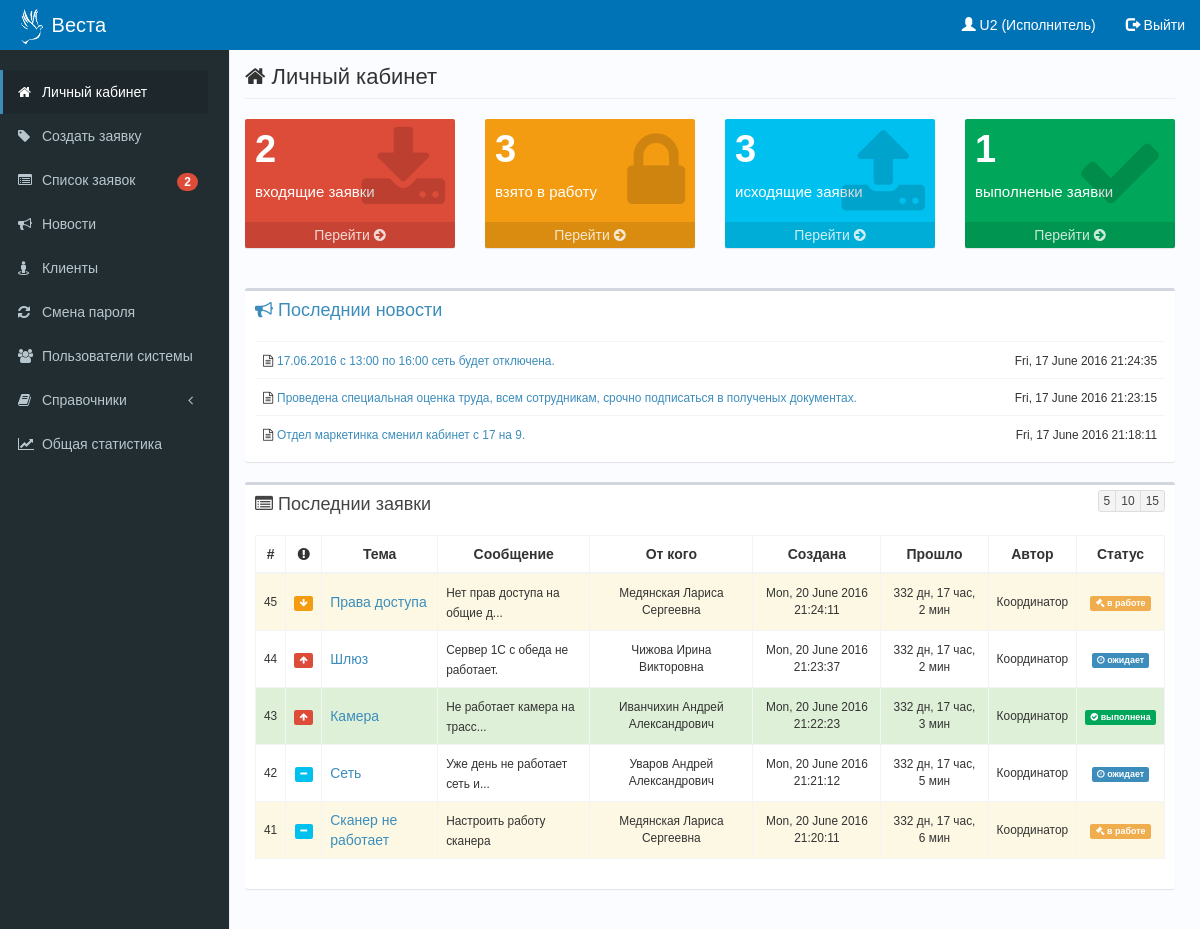
The page / (signed in) on the database its author committed.
### tables this page shows
CREATE TABLE IF NOT EXISTS `news` (
  `id` int(11) NOT NULL,
  `theme` varchar(256) DEFAULT NULL,
  `msg` text,
  `date_create` datetime DEFAULT NULL
);

CREATE TABLE IF NOT EXISTS `tickets` (
  `id` int(11) NOT NULL,
  `user_create_id` int(11) DEFAULT NULL,
  `user_to_id` int(11) DEFAULT NULL,
  `date_create` datetime DEFAULT NULL,
  `theme` varchar(256) DEFAULT NULL,
  `msg` text,
  `id_client` int(11) DEFAULT NULL,
  `id_otdel` int(11) DEFAULT NULL,
  `status` int(11) DEFAULT NULL,
  `prioritet` int(11) DEFAULT NULL,
  `arch` int(11) DEFAULT NULL,
  `date_ok` datetime DEFAULT NULL,
  `history` varchar(512) DEFAULT NULL,
  `last_update` datetime DEFAULT NULL
);

CREATE TABLE IF NOT EXISTS `clients` (
  `id` int(11) NOT NULL,
  `fio` varchar(256) DEFAULT NULL,
  `id_otdel` int(11) DEFAULT NULL,
  `id_doljn` int(11) DEFAULT NULL,
  `tel` varchar(32) DEFAULT NULL,
  `email` varchar(64) DEFAULT NULL,
  `kabinet` varchar(64) DEFAULT NULL
);

CREATE TABLE IF NOT EXISTS `users` (
  `id` int(11) NOT NULL,
  `fio` varchar(256) DEFAULT NULL,
  `login` varchar(64) DEFAULT NULL,
  `pass` varchar(64) DEFAULT NULL,
  `status` int(1) DEFAULT NULL,
  `priv` int(1) DEFAULT NULL,
  `email` varchar(64) DEFAULT NULL,
  `tel` varchar(32) DEFAULT NULL,
  `last_time` datetime DEFAULT NULL
);

### template/lk.php (the view, shortened to what this page needs)
<?php require 'template/header.php';
include('../connect_bd.php');
$id_user = $_SESSION["id_user"];
?>
<?php
if (IS_KOORD)
{
    $result = $mysqli->query("SELECT COUNT(*) as count FROM tickets
                                WHERE status = 2");
        if ($result)
            $row_vhod = $result->fetch_array();
    $result = $mysqli->query("SELECT COUNT(*) as count FROM tickets
                                WHERE status = 1");
        if ($result)
            $row_to_do = $result->fetch_array();
    $result = $mysqli->query("SELECT COUNT(*) as count FROM tickets
                                WHERE user_create_id = '$id_user'");
        if ($result)
            $row_ishod = $result->fetch_array();
    $result = $mysqli->query("SELECT COUNT(*) as count FROM tickets
                                WHERE status = 0");
        if ($result)
            $row_done = $result->fetch_array();
}
else
{
    $result = $mysqli->query("SELECT COUNT(*) as count FROM tickets
                                WHERE user_to_id = '$id_user' AND status = 2");
    	if ($result)
    		$row_vhod = $result->fetch_array();
    $result = $mysqli->query("SELECT COUNT(*) as count FROM tickets
                                WHERE user_to_id = '$id_user' AND status = 1");
    	if ($result)
    		$row_to_do = $result->fetch_array();
    $result = $mysqli->query("SELECT COUNT(*) as count FROM tickets
                                WHERE user_create_id = '$id_user'");
    	if ($result)
    		$row_ishod = $result->fetch_array();
    $result = $mysqli->query("SELECT COUNT(*) as count FROM tickets
                                WHERE user_to_id = '$id_user' AND status = 0");
    	if ($result)
    		$row_done = $result->fetch_array();
}
?>
<h1 class="page-header"><i class="fa fa-home"></i> Личный кабинет</h1>
<div class="row placeholder">
                <div class="col-lg-3 col-xs-6">
            <div class="small-box bg-red">
                <div class="inner">
                    <h3><?=$row_vhod["count"]?></h3>
                    <p>
                    входящие заявки
                    </p>
                </div>
                <div class="icon">
                    <i class="fa fa-download"></i>
                </div>
                <a href="?act=in" class="small-box-footer">
                Перейти <i class="fa fa-arrow-circle-right"></i>
                </a>
            </div>
        </div>
        <div class="col-lg-3 col-xs-6">
            <div class="small-box bg-yellow">
                <div class="inner">
                    <h3><?=$row_to_do["count"]?></h3>
                    <p>
                    взято в работу
                    </p>
                </div>
                <div class="icon">
                    <i class="fa fa-lock"></i>
                </div>
                <a href="?act=in" class="small-box-footer">
                Перейти <i class="fa fa-arrow-circle-right"></i>
                </a>
            </div>
        </div>
        <div class="col-lg-3 col-xs-6">
            <div class="small-box bg-aqua">
                <div class="inner">
                    <h3><?=$row_ishod["count"]?></h3>
                    <p>
                    исходящие заявки
                    </p>
                </div>
                <div class="icon">
                    <i class="fa fa-upload"></i>
                </div>
                <a href="?act=out" class="small-box-footer">
                Перейти <i class="fa fa-arrow-circle-right"></i>
                </a>
            </div>
        </div>
        <div class="col-lg-3 col-xs-6">
            <div class="small-box bg-green">
                <div class="inner">
                    <h3><?=$row_done["count"]?></h3>
                    <p>
                    выполненые заявки
                    </p>
                </div>
                <div class="icon">
                    <i class="fa fa-check"></i>
                </div>
                <a href="?act=in" class="small-box-footer">
                Перейти <i class="fa fa-arrow-circle-right"></i>
                </a>
            </div>
        </div>
    </div>
  <div class="row">
        <div class="col-md-12">
            <div class="box">
                <div class="box-header"><h3 class="box-title"><a href="?act=news"><i class="fa fa-bullhorn"></i> Последнии новости</a></h3></div>
                <div class="box-body">
<?php
$result = $mysqli->query("SELECT * FROM news ORDER BY id DESC LIMIT 3");
if ($result):?>
                <table class="table table-hover" style="margin-bottom: 0px;">
<?php while ($row = $result->fetch_assoc()):?>
                    <tr>
                        <td><small><i class="fa fa-file-text-o"></i></small>
                                <a href="?act=show_news&id=<?=$row["id"]?>"><small><?php if (mb_strlen($row["msg"]) > 100){ $row["msg"] = mb_substr($row["msg"], 0, 97).'...';} $row["msg"] = nl2br($row["msg"]); echo $row["msg"];?></small>
                                </a>
                        </td>
                        <td class="text-right">
                            <small><?php setlocale(LC_ALL, 'ru_RU.UTF8'); echo strftime("%a, %e %B %Y %H:%M:%S", strtotime($row["date_create"]));?>
                            </small>
                        </td>
                    </tr>
<?php endwhile;?>
                </table>
<?php endif;?>
                </div>
            </div>
        </div>
        <div class="col-md-12">
            <div class="box">
                <div class="box-header"><h3 class="box-title"><i class="fa fa-list-alt"></i> Последнии заявки</h3>
                    <div class="box-tools">
                        <form action="" method="POST">
                            <div class="btn-group btn-group-xs pull-right">
                                <button type="submit" id="set_limit" name="set_limit" value="5" type="button" class="btn btn-default">5</button>
                                <button type="submit" id="set_limit" name="set_limit" value="10" type="button" class="btn btn-default">10</button>
                                <button type="submit" id="set_limit" name="set_limit" value="15" type="button" class="btn btn-default">15</button>
                            </div>
                        </form>
                    </div>
                </div>
            <div class="box-body">
<?php
$limit = isset($_POST["set_limit"]) ? $_POST["set_limit"] : '5';
if (IS_KOORD)
    {
        $result = $mysqli->query("SELECT tickets.id AS id, tickets.prioritet AS prioritet,
                                    tickets.theme AS theme, tickets.msg AS msg,
                                    clients.fio AS client, tickets.date_create AS date_create,
                                    users.fio AS user, tickets.status AS status
                                    FROM tickets JOIN clients ON tickets.id_client = clients.id
                                    JOIN users ON tickets.user_create_id = users.id
                                    WHERE arch = 0
                                    ORDER BY tickets.id DESC LIMIT $limit");
    }
else
    {
        $result = $mysqli->query("SELECT tickets.id AS id, tickets.prioritet AS prioritet,
                                    tickets.theme AS theme, tickets.msg AS msg,
                                    clients.fio AS client, tickets.date_create AS date_create,
                                    users.fio AS user, tickets.status AS status
                                    FROM tickets JOIN clients ON tickets.id_client = clients.id
                                    JOIN users ON tickets.user_create_id = users.id
                                    WHERE arch = 0 AND user_to_id = '$id_user'
                                    ORDER BY tickets.id DESC LIMIT $limit");
    }
	if ($result):?>
            <div class="table-responsive">
                <table class="table table-bordered table-hover " style=" font-size: 14px;" >
                    <thead>
                        <tr>
                            <th><center>#</center></th>
                            <th><center><i class="fa fa-exclamation-circle"></i></center></th>
                            <th><center>Тема</center></th>
                            <th><center>Сообщение</center></th>
                            <th><center>От кого</center></th>
                            <th><center>Создана</center></th>
                            <th><center>Прошло</center></th>
                            <th><center>Автор</center></th>
                            <th><center>Статус</center></th>
                        </tr>
                    </thead>
                    <tbody>
                        <form role="form" id="Form">
	<?php while ($row = $result->fetch_assoc()):?>
                        <?php
                            switch ($row["status"]):
                            case '0':?>
                                <tr class="success">
                                <?php
                                break;
                            case '1':?>
                                <tr class="warning">
                                <?php
                                break;
                        endswitch?>
                            <td style=" vertical-align: middle; "><small class=""><center><?=$row["id"]?></center></small>
                            </td>
                            <td style=" vertical-align: middle; ">
                                <small class="">
                                    <center>
                            <?php
                                switch ($row["prioritet"]):
                                    case '0':?>
                                        <span data-original-title="Высокий приоритет" class="label bg-red" data-toggle="tooltip" data-placement="bottom" title=""><i class="fa fa-arrow-up"></i></span>
                                        <?php
                                        break;
                                    case '1':?>
                                        <span data-original-title="Средний приоритет" class="label bg-aqua" data-toggle="tooltip" data-placement="bottom" title=""><i class="fa fa-minus"></i></span>
                                        <?php
                                        break;
                                    case '2':?>
                                        <span data-original-title="Низкий приоритет" class="label bg-yellow" data-toggle="tooltip" data-placement="bottom" title=""><i class="fa fa-arrow-down"></i></span>
                                        <?php
                                        break;
                                endswitch?>
                                    </center>
                                </small>
                            </td>
                             <td style=" vertical-align: middle; "><a class=" pops" title="" href="?act=show_ticket&id=<?=$row["id"]?>"><?=$row["theme"]?></a>
                            </td>
                            <td style=" vertical-align: middle; "><small class=""><?php if (mb_strlen($row["msg"]) > 30){ $row["msg"] = mb_substr($row["msg"], 0, 27).'...';} $row["msg"] = nl2br($row["msg"]); echo $row["msg"];?></small></td>
                            <td style=" vertical-align: middle; "><small class=""><center><?=$row["client"]?></center></small></td>
                            <td style=" vertical-align: middle; "><small class=""><center><?php setlocale(LC_ALL, 'ru_RU.UTF8'); echo strftime("%a, %e %B %Y %H:%M:%S", strtotime($row["date_create"]));?></center></small></td>
                            <td style=" vertical-align: middle; "><small class="">
                                <center>
                                <?php
                                    $datetime1 = new DateTime($row["date_create"]);
                                    $datetime2 = new DateTime("now");
                                    $datetime2->format('%Y-%m-%d %H:%i:%s');
                                    $interval = $datetime2->diff($datetime1);
                                    echo $interval->format('%a дн, %h час, %i мин');
                                ?>
                                </center></small>
                            </td>
                            <td style=" vertical-align: middle; "><small class=""><center><?=$row["user"]?></center></small></td>
                            <td style=" vertical-align: middle; "><small>
                                <center>
                                <?php
                                    switch ($row["status"]):
                                    case '0':?>
                                        <span class="label label-success"><i class="fa fa-check-circle"></i> выполнена</span>
                                        <?php
                                        break;
                                    case '1':?>
                                        <span class="label label-warning"><i class="fa fa-gavel"></i> в работе</span>
                                        <?php
                                        break;
                                    case '2':?>
                                        <span class="label label-primary"><i class="fa fa-clock-o"></i> ожидает</span>
                                        <?php
                                        break;
                                endswitch?>
                                </center></small>
                            </td>
                        </tr>
    <?php endwhile;?>
                        </form>
    				</tbody>
                </table>
            </div>
	<?php endif;
?>
        </div>
<?php require 'template/footer.php' ?>

### template/header.php (style rules this page uses)
body { padding-top: 20px; margin-left: -10px; }

### template/lk.php (style rules this page uses)
body { padding-top: 45px; }

### rows shown on the page
news: msg "17.06.2016 с 13:00 по 16:00 сеть будет отключена.", date_create "Fri, 17 June 2016 21:24:35"
news: msg "Проведена специальная оценка труда, всем сотрудникам, срочно подписаться в полученых документах.", date_create "Fri, 17 June 2016 21:23:15"
news: msg "Отдел маркетинка сменил кабинет с 17 на 9.", date_create "Fri, 17 June 2016 21:18:11"
tickets: id "45", prioritet 2 (drawn), theme "Права доступа", msg "Нет прав доступа на общие д...", id_client.fio "Медянская Лариса Сергеевна", date_create "Mon, 20 June 2016 21:24:11", date_create "332 дн, 17 час, 2 мин", user_create.fio "Координатор", status 1 (drawn)
tickets: id "44", prioritet 0 (drawn), theme "Шлюз", msg "Сервер 1С с обеда не работает.", id_client.fio "Чижова Ирина Викторовна", date_create "Mon, 20 June 2016 21:23:37", date_create "332 дн, 17 час, 2 мин", user_create.fio "Координатор", status 2 (drawn)
tickets: id "43", prioritet 0 (drawn), theme "Камера", msg "Не работает камера на трасс...", id_client.fio "Иванчихин Андрей Александрович", date_create "Mon, 20 June 2016 21:22:23", date_create "332 дн, 17 час, 3 мин", user_create.fio "Координатор", status 0 (drawn)
tickets: id "42", prioritet 1 (drawn), theme "Сеть", msg "Уже день не работает сеть и...", id_client.fio "Уваров Андрей Александрович", date_create "Mon, 20 June 2016 21:21:12", date_create "332 дн, 17 час, 5 мин", user_create.fio "Координатор", status 2 (drawn)
tickets: id "41", prioritet 1 (drawn), theme "Сканер не работает", msg "Настроить работу сканера", id_client.fio "Медянская Лариса Сергеевна", date_create "Mon, 20 June 2016 21:20:11", date_create "332 дн, 17 час, 6 мин", user_create.fio "Координатор", status 1 (drawn)

### other values the page prints
$_SESSION['login'] "U2"
$role "Исполнитель"
$row_vhod["count"] "2"
$row_to_do["count"] "3"
$row_ishod["count"] "3"
$row_done["count"] "1"
